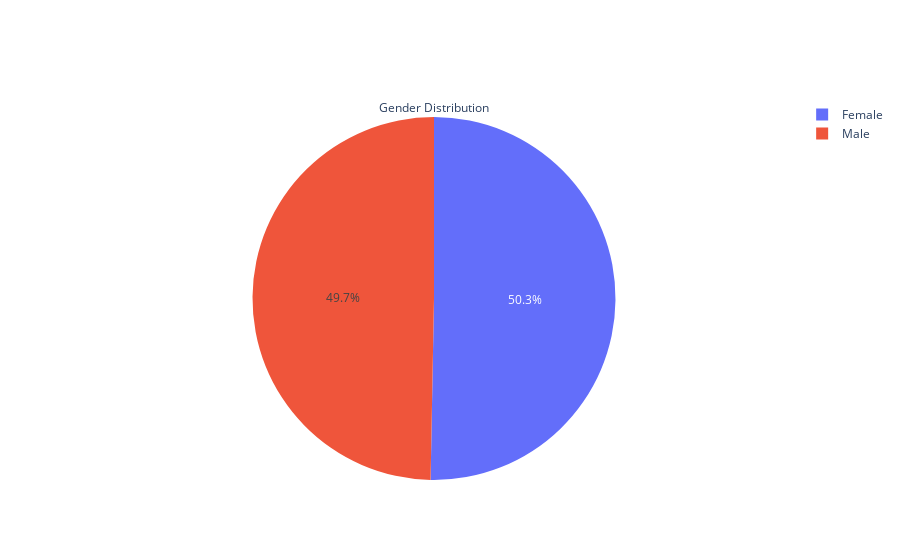

The code cell stored with this chart in its notebook:
### Markdown cell above
### Gender Distribution

### Code cell
init_notebook_mode(connected=True)
fig=go.Figure()
fig.add_trace(go.Pie(
    labels=df['gender'].value_counts().index,
    values=df['gender'].value_counts().values,
    title='Gender Distribution'
))
iplot(fig)
fig.write_html("vis/Gender_Distribution.html")

### Figure 1 — Plotly figure (JSON) as saved in the notebook; plotly's stock layout.template omitted (floating-point values rounded to 4 significant figures)
{"data": [{"labels": ["Female", "Male"], "title": {"text": "Gender Distribution"}, "type": "pie", "values": [503, 497]}], "layout": {}}
